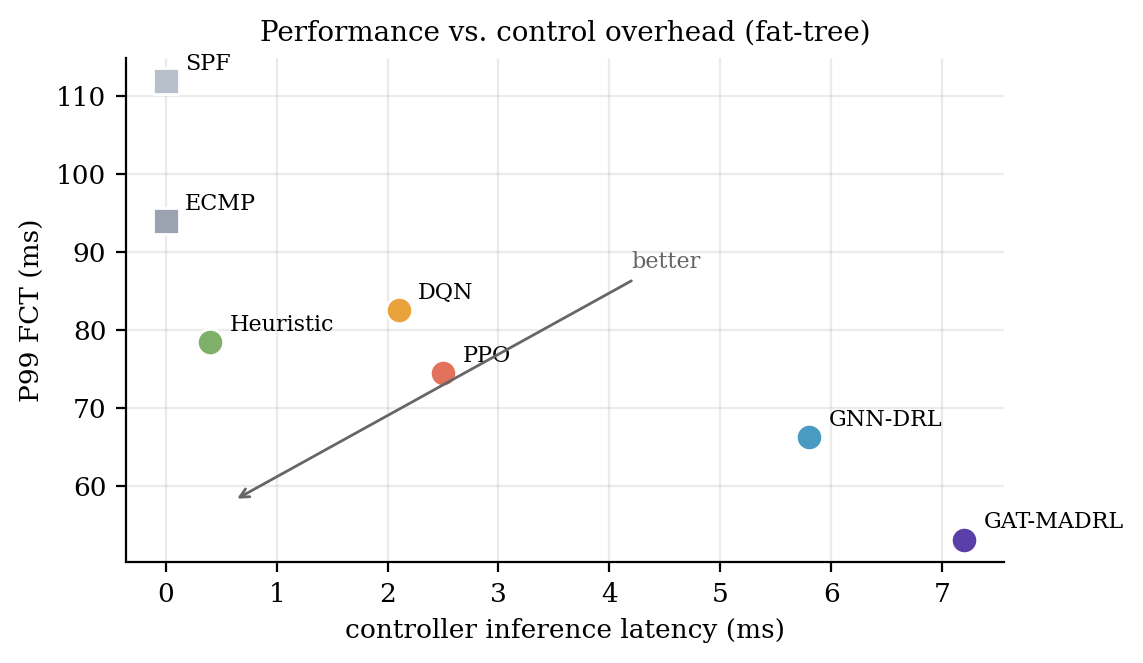
#> input picture _docx_extract/word/media/image10.png, 1143 x 663 px
$ python -i perceptual.py   (imports and definitions only)
#> lines starting #> are read from the running program, lines starting #| are printed output that depends on the picture
"""Perceptual image hashing — matching pictures a cryptographic hash cannot.

SHA-256 answers "is this the same file?". It cannot answer "is this the same
photograph?", and in mobile forensics those are very different questions. The
same image sent through WhatsApp, saved, screenshotted and forwarded produces
four files with four unrelated digests. An investigation that relies on
cryptographic hashing alone treats them as four unrelated pictures.

Perceptual hashes survive that. Re-encoding, resizing, small quality changes and
minor cropping leave the hash nearly unchanged, so the four copies cluster
together and the chain of forwarding becomes visible.

Three algorithms, because each fails differently and agreement between them is
what makes a match trustworthy:

**aHash** (average hash) — cheap, robust to compression, weak on low-contrast
images.

**dHash** (difference hash) — compares adjacent pixel gradients. The best
general-purpose choice; robust to brightness and gamma shifts.

**pHash-lite** (DCT hash) — a discrete cosine transform on an 8×8 low-frequency
block, implemented directly here rather than pulling in SciPy. Most robust to
rotation-free geometric change, most expensive.

Distances are Hamming distances over 64-bit hashes. The thresholds below are set
conservatively: an examiner chasing a false "these are the same image" wastes
time, and asserting that two different photographs are the same is a much worse
error than missing a match.
"""

from __future__ import annotations

import math
from dataclasses import dataclass, field, asdict
from pathlib import Path
from typing import Any, Dict, Iterable, List, Optional, Sequence, Tuple

try:
    from PIL import Image
    _PIL = True
except ImportError:                                          # pragma: no cover
    _PIL = False

HASH_BITS = 64

# Hamming distance thresholds, calibrated to be cautious.
IDENTICAL = 0            # bit-identical perceptual hash
NEAR_DUPLICATE = 6       # re-encoded, resized or lightly edited
SIMILAR = 12             # same scene or heavy edit — review required


@dataclass
class PerceptualHashes:
    """The three hashes for one image, plus what was measurable."""

    ahash: Optional[int] = None
    dhash: Optional[int] = None
    phash: Optional[int] = None
    width: int = 0
    height: int = 0
    error: str = ""

    @property
    def available(self) -> bool:
        return any(h is not None for h in (self.ahash, self.dhash, self.phash))

    # [29 lines left out: functions as_dict, from_dict, hamming, not called in this run]


# ═══════════════════════════════════════════════════════════════ algorithms
def _grey_matrix(image: "Image.Image", size: int) -> List[List[float]]:
    resized = image.convert("L").resize((size, size), Image.Resampling.LANCZOS)
    pixels = list(resized.getdata())
    return [[float(pixels[row * size + col]) for col in range(size)]
            for row in range(size)]


def average_hash(image: "Image.Image", size: int = 8) -> int:
    matrix = _grey_matrix(image, size)
    flat = [v for row in matrix for v in row]
    mean = sum(flat) / len(flat)
    bits = 0
    for value in flat:
        bits = (bits << 1) | (1 if value >= mean else 0)
    return bits


def difference_hash(image: "Image.Image", size: int = 8) -> int:
    """Compare each pixel with its right-hand neighbour."""
    resized = image.convert("L").resize((size + 1, size),
                                        Image.Resampling.LANCZOS)
    pixels = list(resized.getdata())
    bits = 0
    for row in range(size):
        base = row * (size + 1)
        for col in range(size):
            left = pixels[base + col]
            right = pixels[base + col + 1]
            bits = (bits << 1) | (1 if left > right else 0)
    return bits


def _dct_1d(vector: Sequence[float]) -> List[float]:
    """Type-II DCT. Written out rather than importing SciPy.

    ARGUS has no third-party requirement for its core, and adding one for a
    32-point transform would be a poor trade — a forensic workstation is often
    air-gapped.
    """
    n = len(vector)
    result = []
    for k in range(n):
        total = 0.0
        for i, value in enumerate(vector):
            total += value * math.cos(math.pi * k * (2 * i + 1) / (2 * n))
        result.append(total * (math.sqrt(1.0 / n) if k == 0
                               else math.sqrt(2.0 / n)))
    return result


def perceptual_hash(image: "Image.Image", size: int = 32,
                    low_freq: int = 8) -> int:
    """DCT-based hash over the low-frequency 8×8 block."""
    matrix = _grey_matrix(image, size)
    rows = [_dct_1d(row) for row in matrix]
    columns = [_dct_1d([rows[r][c] for r in range(size)])
               for c in range(low_freq)]
    # columns[c][r] is the coefficient at (r, c)
    block = [columns[c][r] for r in range(low_freq) for c in range(low_freq)]
    # Skip the DC term when computing the median: it encodes overall
    # brightness, which is exactly the thing we want the hash to ignore.
    ordered = sorted(block[1:])
    median = ordered[len(ordered) // 2] if ordered else 0.0
    bits = 0
    for value in block:
        bits = (bits << 1) | (1 if value > median else 0)
    return bits


def hash_image(path: Path | str, data: Optional[bytes] = None
               ) -> PerceptualHashes:
    """Compute all three hashes for an image on disk or in memory."""
    if not _PIL:
        return PerceptualHashes(
            error="Pillow is not installed — perceptual hashing unavailable "
                  "(pip install pillow)")
    try:
        if data is not None:
            import io
            image = Image.open(io.BytesIO(data))
        else:
            image = Image.open(Path(path))
#> image is the input picture: PIL image 1143x663 RGB; mean R, G, B 249, 249, 249
        with image:
            image.load()
            width, height = image.size
#> width = 1143; height = 663
            # Below roughly 16 px a perceptual hash carries no information and
            # would match almost anything. Refusing is better than emitting a
            # hash that produces spurious clusters.
            if min(width, height) < 16:
                return PerceptualHashes(
                    width=width, height=height,
                    error=f"image is {width}x{height}; too small for a "
                          f"meaningful perceptual hash")
            return PerceptualHashes(
                ahash=average_hash(image), dhash=difference_hash(image),
                phash=perceptual_hash(image), width=width, height=height)
#> in _grey_matrix, `pixels = list(resized.getdata())`: pixels = 64 values, max 255 at index 7, min 234 at index 59, mean 248.7
#> in average_hash, `matrix = _grey_matrix(image, size)`: matrix = 8 items
#> in average_hash, `flat = [v for row in matrix for v in row]`: flat has the same summary as pixels in _grey_matrix
#> in average_hash, `mean = sum(flat) / len(flat)`: mean = 248.7
#> the loop in average_hash, `for value in flat:` made 64 passes
#> (value, bits) on passes 1 to 12: (251, 1), (244, 2), (238, 4), (241, 8), (238, 16), (238, 32), (253, 65), (255, 131), (245, 262), (249, 525), (255, 1051), (255, 2103)
#> after the loop in average_hash, `for value in flat:`: bits = 9475361474927891651
#> in difference_hash, `pixels = list(resized.getdata())`: pixels = 72 values, max 255 at index 7, min 234 at index 66, mean 248.6
#> after the loop in difference_hash, `for row in range(size):`: bits = 15574160133025727200
#> call 2 of _grey_matrix, with size = 32
#> in _grey_matrix (call 2), `resized = image.convert("L").resize((size, size), Image.Resampling.LAN..`:
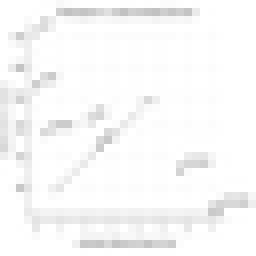
#> resized: PIL image 32x32 L (shown 8 times larger); min 193, max 255, mean 248.4
#> in _grey_matrix (call 2), `pixels = list(resized.getdata())`: pixels = 1024 values, max 255 at index 0, min 193 at index 40, mean 248.4
#> in perceptual_hash, `matrix = _grey_matrix(image, size)`: matrix = 32 items
#> in perceptual_hash, `columns = [_dct_1d([rows[r][c] for r in range(size)]) for c in range(l..`: columns = 8 items
#> in perceptual_hash, `block = [columns[c][r] for r in range(low_freq) for c in range(low_fre..`: block = 64 values, max 7948.3 at index 0, min -62.35 at index 1, mean 125.4
#> in perceptual_hash, `ordered = sorted(block[1:])`: ordered = 63 values from -62.35 to 86.96
#> in perceptual_hash, `median = ordered[len(ordered) // 2] if ordered else 0.0`: median = 3.5
#> the loop in perceptual_hash, `for value in block:` made 64 passes
#> (value, bits) on passes 1 to 12: (7948.3, 1), (-62.35, 2), (22.99, 5), (-18.32, 10), (0.131, 20), (-14.16, 40), (3.5, 80), (13.35, 161), (28.58, 323), (-41.86, 646), (-13.3, 1292), (-17.75, 2584)
#> after the loop in perceptual_hash, `for value in block:`: bits = 11638845534514375787
    except Exception as exc:
        return PerceptualHashes(error=f"{type(exc).__name__}: {exc}")


# ═══════════════════════════════════════════════════════════════ comparison
@dataclass
class Match:
    """Two images judged to be the same picture, or nearly so."""

    a_id: str
    b_id: str
    a_label: str = ""
    b_label: str = ""
    a_exhibit: str = ""
    b_exhibit: str = ""
    dhash_distance: Optional[int] = None
    ahash_distance: Optional[int] = None
    phash_distance: Optional[int] = None
    verdict: str = ""              # identical | near-duplicate | similar
    agreement: int = 0             # how many algorithms agree
    same_bytes: bool = False       # SHA-256 also matched
    note: str = ""

    # [42 lines left out: functions confidence, as_dict, compare, not called in this run]


@dataclass
class ImageRecord:
    """One hashed image, with enough identity to report a match."""

    artifact_id: str
    hashes: PerceptualHashes
    label: str = ""
    exhibit: str = ""
    sha256: str = ""
    timestamp: Optional[int] = None


class PerceptualIndex:
    """Cluster images by visual similarity.

    Comparison is O(n²) in the worst case, which is fine for the low thousands
    of images a handset yields. Above ``max_pairs`` the index stops and says so
    rather than running for hours — a truncated result an examiner knows about
    is far better than an apparently complete one that is not.
    """

    # [239 lines left out: functions __init__, add, matches, clusters, summary, build_index and 1 more, not called in this run]

>>> result = hash_image('../../../../_docx_extract/word/media/image10.png')

$ run again, on _docx_extract/word/media/image11.png
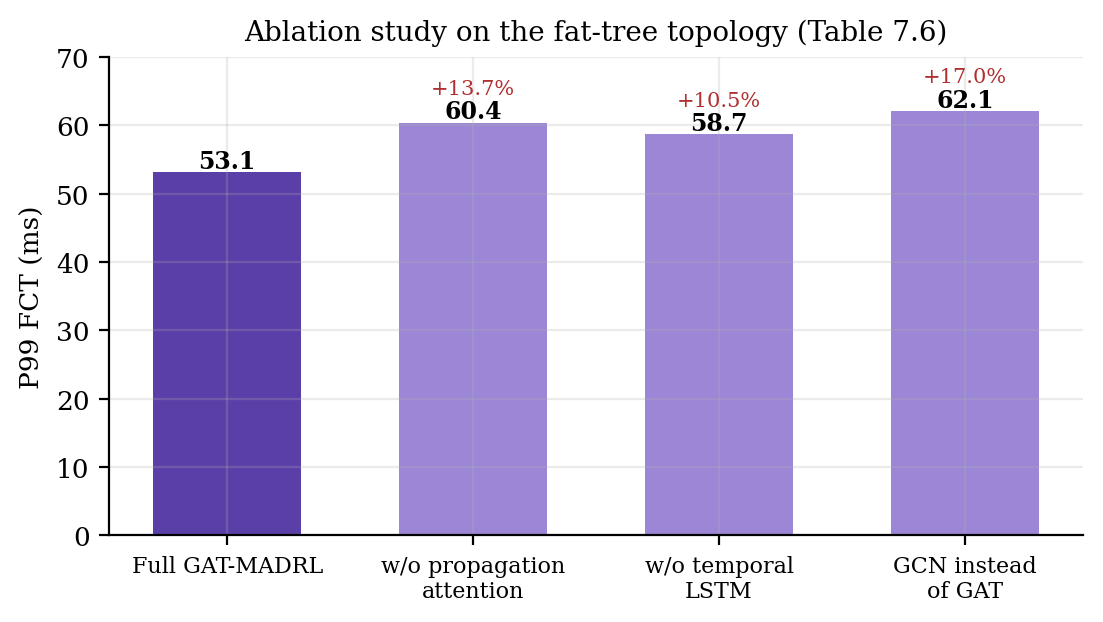
#> input picture _docx_extract/word/media/image11.png, 1103 x 622 px
#> in hash_image, image is the input picture: PIL image 1103x622 RGB; mean R, G, B 210.2, 202.1, 231.2
#> in _grey_matrix, `pixels = list(resized.getdata())`: pixels = 64 values, max 255 at index 7, min 105 at index 25, mean 206.7
#> in average_hash, `matrix = _grey_matrix(image, size)`: matrix = 8 items
#> flat has the same summary as pixels in _grey_matrix
#> mean = 206.7
#> the loop in average_hash, `for value in flat:` made 64 passes
#> (value, bits) on passes 1 to 8: (250, 1), (249, 3), (236, 7), (243, 15), (241, 31), (239, 63), (243, 127), (255, 255)
#> after the loop in average_hash, `for value in flat:`: bits = 18446603888132917503
#> in difference_hash, `pixels = list(resized.getdata())`: pixels = 72 values, max 255 at index 8, min 110 at index 28, mean 206.8
#> after the loop in difference_hash, `for row in range(size):`: bits = 6064847360214338218
#> in _grey_matrix (call 2), `resized = image.convert("L").resize((size, size), Image.Resampling.LAN..`:
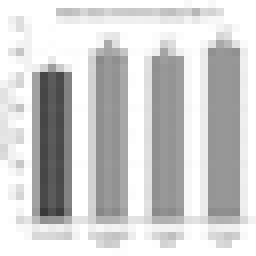
#> resized: PIL image 32x32 L (shown 8 times larger); min 56, max 255, mean 206.9
#> in _grey_matrix (call 2), `pixels = list(resized.getdata())`: pixels = 1024 values, max 255 at index 0, min 56 at index 837, mean 206.9
#> in perceptual_hash, `matrix = _grey_matrix(image, size)`: matrix = 32 items
#> columns = 8 items
#> block = 64 values, max 6622.2 at index 0, min -219.7 at index 40, mean 125
#> ordered = 63 values from -219.7 to 686.4
#> median = 6.69
#> the loop in perceptual_hash, `for value in block:` made 64 passes
#> (value, bits) on passes 1 to 8: (6622.2, 1), (-27.61, 2), (140.4, 5), (193.8, 11), (331.2, 23), (246.1, 47), (329.9, 95), (136.1, 191)
#> after the loop in perceptual_hash, `for value in block:`: bits = 13817290078377946477

$ run again, on _docx_extract/word/media/image13.png
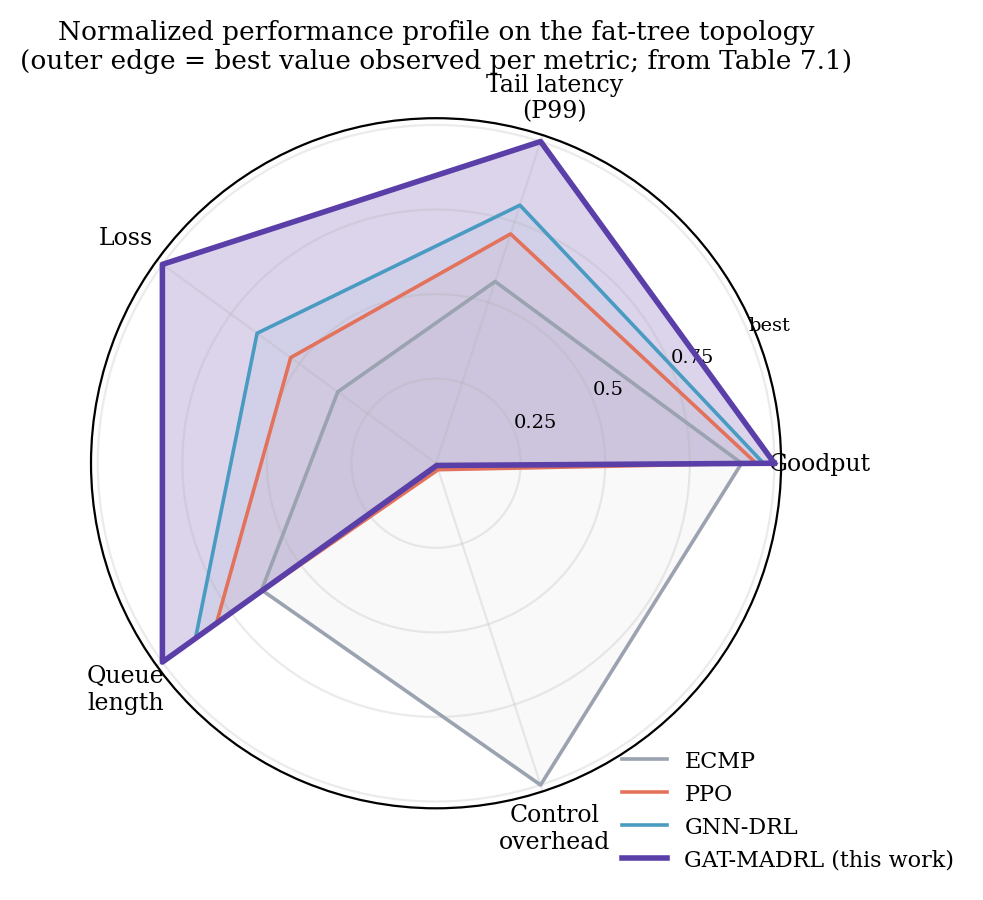
#> input picture _docx_extract/word/media/image13.png, 983 x 900 px
#> in hash_image, image is the input picture: PIL image 983x900 RGB; mean R, G, B 238, 236.5, 241.9
#> in _grey_matrix, `pixels = list(resized.getdata())`: pixels = 64 values, max 255 at index 7, min 194 at index 28, mean 237.1
#> in average_hash, `matrix = _grey_matrix(image, size)`: matrix = 8 items
#> flat has the same summary as pixels in _grey_matrix
#> mean = 237.1
#> the loop in average_hash, `for value in flat:` made 64 passes
#> (value, bits) on passes 1 to 8: (238, 1), (233, 2), (234, 4), (232, 8), (221, 16), (231, 32), (238, 65), (255, 131)
#> after the loop in average_hash, `for value in flat:`: bits = 9504710139463073777
#> in difference_hash, `pixels = list(resized.getdata())`: pixels = 72 values, max 255 at index 8, min 192 at index 32, mean 237
#> after the loop in difference_hash, `for row in range(size):`: bits = 12749955496325724252
#> in _grey_matrix (call 2), `resized = image.convert("L").resize((size, size), Image.Resampling.LAN..`:
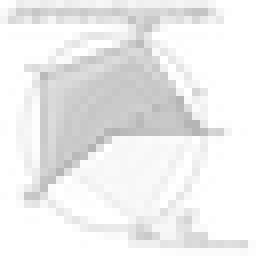
#> resized: PIL image 32x32 L (shown 8 times larger); min 178, max 255, mean 237
#> in _grey_matrix (call 2), `pixels = list(resized.getdata())`: pixels = 1024 values, max 255 at index 0, min 178 at index 556, mean 237
#> in perceptual_hash, `matrix = _grey_matrix(image, size)`: matrix = 32 items
#> columns = 8 items
#> block = 64 values, max 7583.7 at index 0, min -155.2 at index 8, mean 120.6
#> ordered = 63 values from -155.2 to 305.7
#> median = 5.72
#> the loop in perceptual_hash, `for value in block:` made 64 passes
#> (value, bits) on passes 1 to 8: (7583.7, 1), (-102.9, 2), (305.7, 5), (17.83, 11), (84.6, 23), (83.95, 47), (33.62, 95), (5.72, 190)
#> after the loop in perceptual_hash, `for value in block:`: bits = 13705230588765347640
